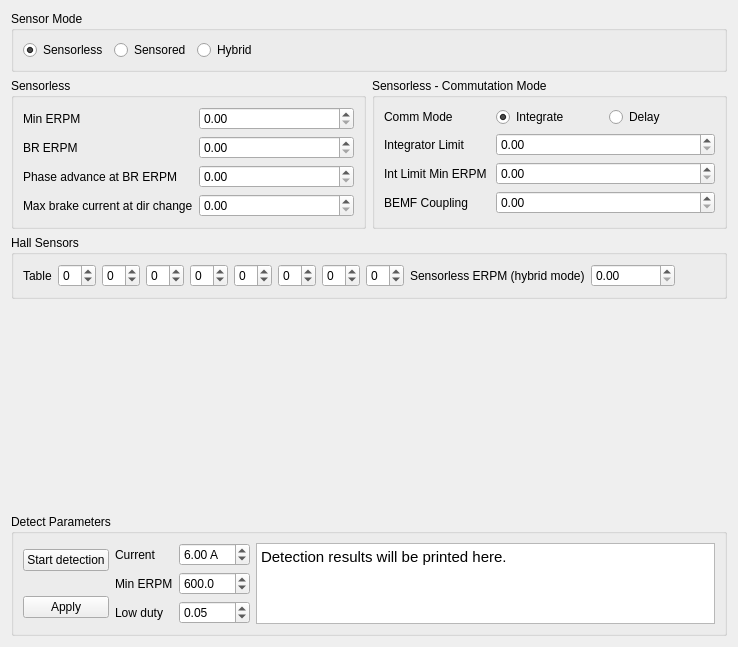
            <widget class="QWidget" name="tab_13">
             <attribute name="title">
              <string>BLDC</string>
             </attribute>
             <layout class="QVBoxLayout" name="verticalLayout_23">
              <item>
               <widget class="QGroupBox" name="groupBox_34">
                <property name="title">
                 <string>Sensor Mode</string>
                </property>
                <layout class="QHBoxLayout" name="horizontalLayout_43">
                 <item>
                  <widget class="QRadioButton" name="mcconfSensorModeSensorlessButton">
                   <property name="text">
                    <string>Sensorless</string>
                   </property>
                   <property name="checked">
                    <bool>true</bool>
                   </property>
                  </widget>
                 </item>
                 <item>
                  <widget class="QRadioButton" name="mcconfSensorModeSensoredButton">
                   <property name="text">
                    <string>Sensored</string>
                   </property>
                  </widget>
                 </item>
                 <item>
                  <widget class="QRadioButton" name="mcconfSensorModeHybridButton">
                   <property name="text">
                    <string>Hybrid</string>
                   </property>
                  </widget>
                 </item>
                 <item>
                  <spacer name="horizontalSpacer_20">
                   <property name="orientation">
                    <enum>Qt::Horizontal</enum>
                   </property>
                   <property name="sizeHint" stdset="0">
                    <size>
                     <width>40</width>
                     <height>20</height>
                    </size>
                   </property>
                  </spacer>
                 </item>
                </layout>
               </widget>
              </item>
              <item>
               <layout class="QHBoxLayout" name="horizontalLayout_21">
                <item>
                 <widget class="QGroupBox" name="mcconfSlBox">
                  <property name="sizePolicy">
                   <sizepolicy hsizetype="Preferred" vsizetype="Fixed">
                    <horstretch>0</horstretch>
                    <verstretch>0</verstretch>
                   </sizepolicy>
                  </property>
                  <property name="title">
                   <string>Sensorless</string>
                  </property>
                  <property name="checkable">
                   <bool>false</bool>
                  </property>
                  <property name="checked">
                   <bool>false</bool>
                  </property>
                  <layout class="QGridLayout" name="gridLayout_12">
                   <item row="0" column="0">
                    <widget class="QLabel" name="label_26">
                     <property name="toolTip">
                      <string>&lt;html&gt;&lt;head/&gt;&lt;body&gt;&lt;p&gt;Important for startup&lt;/p&gt;&lt;/body&gt;&lt;/html&gt;</string>
                     </property>
                     <property name="text">
                      <string>Min ERPM</string>
                     </property>
                    </widget>
                   </item>
                   <item row="0" column="1">
                    <widget class="QDoubleSpinBox" name="mcconfSlMinErpmBox">
                     <property name="maximum">
                      <double>100000.000000000000000</double>
                     </property>
                     <property name="singleStep">
                      <double>10.000000000000000</double>
                     </property>
                    </widget>
                   </item>
                   <item row="1" column="0">
                    <widget class="QLabel" name="label_30">
                     <property name="toolTip">
                      <string>&lt;html&gt;&lt;head/&gt;&lt;body&gt;&lt;p&gt;For phase advance, not so important&lt;/p&gt;&lt;/body&gt;&lt;/html&gt;</string>
                     </property>
                     <property name="text">
                      <string>BR ERPM</string>
                     </property>
                    </widget>
                   </item>
                   <item row="1" column="1">
                    <widget class="QDoubleSpinBox" name="mcconfSlBrErpmBox">
                     <property name="maximum">
                      <double>200000.000000000000000</double>
                     </property>
                     <property name="singleStep">
                      <double>100.000000000000000</double>
                     </property>
                    </widget>
                   </item>
                   <item row="2" column="0">
                    <widget class="QLabel" name="label_29">
                     <property name="toolTip">
                      <string>&lt;html&gt;&lt;head/&gt;&lt;body&gt;&lt;p&gt;For phase advance, not so important&lt;/p&gt;&lt;/body&gt;&lt;/html&gt;</string>
                     </property>
                     <property name="text">
                      <string>Phase advance at BR ERPM</string>
                     </property>
                    </widget>
                   </item>
                   <item row="2" column="1">
                    <widget class="QDoubleSpinBox" name="mcconfSlIntLimScaleBrBox">
                     <property name="maximum">
                      <double>1.000000000000000</double>
                     </property>
                     <property name="singleStep">
                      <double>0.100000000000000</double>
                     </property>
                    </widget>
                   </item>
                   <item row="3" column="0">
                    <widget class="QLabel" name="label_61">
                     <property name="text">
                      <string>Max brake current at dir change</string>
                     </property>
                    </widget>
                   </item>
                   <item row="3" column="1">
                    <widget class="QDoubleSpinBox" name="mcconfSlMaxFbCurrBox">
                     <property name="maximum">
                      <double>300.000000000000000</double>
                     </property>
                    </widget>
                   </item>
                  </layout>
                 </widget>
                </item>
                <item>
                 <widget class="QGroupBox" name="groupBox_16">
                  <property name="title">
                   <string>Sensorless - Commutation Mode</string>
                  </property>
                  <layout class="QGridLayout" name="gridLayout_46">
                   <item row="0" column="0">
                    <widget class="QLabel" name="label_100">
                     <property name="text">
                      <string>Comm Mode</string>
                     </property>
                    </widget>
                   </item>
                   <item row="0" column="1">
                    <widget class="QRadioButton" name="mcconfCommIntButton">
                     <property name="text">
                      <string>Integrate</string>
                     </property>
                     <property name="checked">
                      <bool>true</bool>
                     </property>
                    </widget>
                   </item>
                   <item row="0" column="2">
                    <widget class="QRadioButton" name="mcconfCommDelayButton">
                     <property name="text">
                      <string>Delay</string>
                     </property>
                    </widget>
                   </item>
                   <item row="1" column="0">
                    <widget class="QLabel" name="label_28">
                     <property name="toolTip">
                      <string>&lt;html&gt;&lt;head/&gt;&lt;body&gt;&lt;p&gt;Important. The detection function below can be used to determine this parameter.&lt;/p&gt;&lt;/body&gt;&lt;/html&gt;</string>
                     </property>
                     <property name="text">
                      <string>Integrator Limit</string>
                     </property>
                    </widget>
                   </item>
                   <item row="1" column="1" colspan="2">
                    <widget class="QDoubleSpinBox" name="mcconfSlIntLimBox">
                     <property name="maximum">
                      <double>2000.000000000000000</double>
                     </property>
                     <property name="singleStep">
                      <double>1.000000000000000</double>
                     </property>
                    </widget>
                   </item>
                   <item row="2" column="0">
                    <widget class="QLabel" name="label_27">
                     <property name="toolTip">
                      <string>&lt;html&gt;&lt;head/&gt;&lt;body&gt;&lt;p&gt;Important for startup&lt;/p&gt;&lt;/body&gt;&lt;/html&gt;</string>
                     </property>
                     <property name="text">
                      <string>Int Limit Min ERPM</string>
                     </property>
                    </widget>
                   </item>
                   <item row="2" column="1" colspan="2">
                    <widget class="QDoubleSpinBox" name="mcconfSlMinErpmIlBox">
                     <property name="maximum">
                      <double>10000.000000000000000</double>
                     </property>
                     <property name="singleStep">
                      <double>10.000000000000000</double>
                     </property>
                    </widget>
                   </item>
                   <item row="3" column="0">
                    <widget class="QLabel" name="label_41">
                     <property name="toolTip">
                      <string>&lt;html&gt;&lt;head/&gt;&lt;body&gt;&lt;p&gt;Important. The detection function below can be used to determine this parameter.&lt;/p&gt;&lt;/body&gt;&lt;/html&gt;</string>
                     </property>
                     <property name="text">
                      <string>BEMF Coupling</string>
                     </property>
                    </widget>
                   </item>
                   <item row="3" column="1" colspan="2">
                    <widget class="QDoubleSpinBox" name="mcconfSlBemfKBox">
                     <property name="maximum">
                      <double>5000.000000000000000</double>
                     </property>
                     <property name="singleStep">
                      <double>10.000000000000000</double>
                     </property>
                    </widget>
                   </item>
                  </layout>
                 </widget>
                </item>
               </layout>
              </item>
              <item>
               <widget class="QGroupBox" name="groupBox_12">
                <property name="title">
                 <string>Hall Sensors</string>
                </property>
                <layout class="QVBoxLayout" name="verticalLayout_20">
                 <item>
                  <layout class="QHBoxLayout" name="horizontalLayout_22">
                   <item>
                    <widget class="QLabel" name="label_31">
                     <property name="text">
                      <string>Table</string>
                     </property>
                    </widget>
                   </item>
                   <item>
                    <widget class="QSpinBox" name="mcconfHallTab0Box">
                     <property name="minimum">
                      <number>-1</number>
                     </property>
                     <property name="maximum">
                      <number>6</number>
                     </property>
                    </widget>
                   </item>
                   <item>
                    <widget class="QSpinBox" name="mcconfHallTab1Box">
                     <property name="minimum">
                      <number>-1</number>
                     </property>
                     <property name="maximum">
                      <number>6</number>
                     </property>
                    </widget>
                   </item>
                   <item>
                    <widget class="QSpinBox" name="mcconfHallTab2Box">
                     <property name="minimum">
                      <number>-1</number>
                     </property>
                     <property name="maximum">
                      <number>6</number>
                     </property>
                    </widget>
                   </item>
                   <item>
                    <widget class="QSpinBox" name="mcconfHallTab3Box">
                     <property name="minimum">
                      <number>-1</number>
                     </property>
                     <property name="maximum">
                      <number>6</number>
                     </property>
                    </widget>
                   </item>
                   <item>
                    <widget class="QSpinBox" name="mcconfHallTab4Box">
                     <property name="minimum">
                      <number>-1</number>
                     </property>
                     <property name="maximum">
                      <number>6</number>
                     </property>
                    </widget>
                   </item>
                   <item>
                    <widget class="QSpinBox" name="mcconfHallTab5Box">
                     <property name="minimum">
                      <number>-1</number>
                     </property>
                     <property name="maximum">
                      <number>6</number>
                     </property>
                    </widget>
                   </item>
                   <item>
                    <widget class="QSpinBox" name="mcconfHallTab6Box">
                     <property name="minimum">
                      <number>-1</number>
                     </property>
                     <property name="maximum">
                      <number>6</number>
                     </property>
                    </widget>
                   </item>
                   <item>
                    <widget class="QSpinBox" name="mcconfHallTab7Box">
                     <property name="minimum">
                      <number>-1</number>
                     </property>
                     <property name="maximum">
                      <number>6</number>
                     </property>
                    </widget>
                   </item>
                   <item>
                    <widget class="QLabel" name="label_32">
                     <property name="text">
                      <string>Sensorless ERPM (hybrid mode)</string>
                     </property>
                    </widget>
                   </item>
                   <item>
                    <widget class="QDoubleSpinBox" name="mcconfHallSlErpmBox">
                     <property name="maximum">
                      <double>200000.000000000000000</double>
                     </property>
                     <property name="singleStep">
                      <double>10.000000000000000</double>
                     </property>
                     <property name="value">
                      <double>0.000000000000000</double>
                     </property>
                    </widget>
                   </item>
                   <item>
                    <spacer name="horizontalSpacer_8">
                     <property name="orientation">
                      <enum>Qt::Horizontal</enum>
                     </property>
                     <property name="sizeHint" stdset="0">
                      <size>
                       <width>40</width>
                       <height>20</height>
                      </size>
                     </property>
                    </spacer>
                   </item>
                  </layout>
                 </item>
                </layout>
               </widget>
              </item>
              <item>
               <spacer name="verticalSpacer_7">
                <property name="orientation">
                 <enum>Qt::Vertical</enum>
                </property>
                <property name="sizeHint" stdset="0">
                 <size>
                  <width>20</width>
                  <height>209</height>
                 </size>
                </property>
               </spacer>
              </item>
              <item>
               <widget class="QGroupBox" name="groupBox_11">
                <property name="sizePolicy">
                 <sizepolicy hsizetype="Preferred" vsizetype="Preferred">
                  <horstretch>0</horstretch>
                  <verstretch>0</verstretch>
                 </sizepolicy>
                </property>
                <property name="title">
                 <string>Detect Parameters</string>
                </property>
                <layout class="QHBoxLayout" name="horizontalLayout_24">
                 <item>
                  <layout class="QGridLayout" name="gridLayout_47">
                   <item row="0" column="0">
                    <widget class="QPushButton" name="mcconfDetectMotorParamButton">
                     <property name="text">
                      <string>Start detection</string>
                     </property>
                    </widget>
                   </item>
                   <item row="1" column="0">
                    <spacer name="verticalSpacer_5">
                     <property name="orientation">
                      <enum>Qt::Vertical</enum>
                     </property>
                     <property name="sizeType">
                      <enum>QSizePolicy::Preferred</enum>
                     </property>
                     <property name="sizeHint" stdset="0">
                      <size>
                       <width>20</width>
                       <height>13</height>
                      </size>
                     </property>
                    </spacer>
                   </item>
                   <item row="2" column="0">
                    <widget class="QPushButton" name="mcconfDetectApplyButton">
                     <property name="text">
                      <string>Apply</string>
                     </property>
                    </widget>
                   </item>
                  </layout>
                 </item>
                 <item>
                  <layout class="QGridLayout" name="gridLayout_7">
                   <item row="0" column="1">
                    <widget class="QDoubleSpinBox" name="mcconfDetectCurrentBox">
                     <property name="suffix">
                      <string> A</string>
                     </property>
                     <property name="value">
                      <double>6.000000000000000</double>
                     </property>
                    </widget>
                   </item>
                   <item row="1" column="0">
                    <widget class="QLabel" name="label_44">
                     <property name="text">
                      <string>Min ERPM</string>
                     </property>
                    </widget>
                   </item>
                   <item row="1" column="1">
                    <widget class="QDoubleSpinBox" name="mcconfDetectErpmBox">
                     <property name="decimals">
                      <number>1</number>
                     </property>
                     <property name="minimum">
                      <double>10.000000000000000</double>
                     </property>
                     <property name="maximum">
                      <double>10000.000000000000000</double>
                     </property>
                     <property name="singleStep">
                      <double>10.000000000000000</double>
                     </property>
                     <property name="value">
                      <double>600.000000000000000</double>
                     </property>
                    </widget>
                   </item>
                   <item row="2" column="0">
                    <widget class="QLabel" name="label_42">
                     <property name="toolTip">
                      <string>The duty cycle at which the BEMF coupling is measured. A value between 0.03 and 0.15 usually works.</string>
                     </property>
                     <property name="text">
                      <string>Low duty</string>
                     </property>
                    </widget>
                   </item>
                   <item row="2" column="1">
                    <widget class="QDoubleSpinBox" name="mcconfDetectLowDutyBox">
                     <property name="maximum">
                      <double>0.400000000000000</double>
                     </property>
                     <property name="singleStep">
                      <double>0.010000000000000</double>
                     </property>
                     <property name="value">
                      <double>0.050000000000000</double>
                     </property>
                    </widget>
                   </item>
                   <item row="0" column="0">
                    <widget class="QLabel" name="label_43">
                     <property name="text">
                      <string>Current</string>
                     </property>
                    </widget>
                   </item>
                  </layout>
                 </item>
                 <item>
                  <widget class="QTextBrowser" name="mcconfDetectResultBrowser">
                   <property name="sizePolicy">
                    <sizepolicy hsizetype="Expanding" vsizetype="Ignored">
                     <horstretch>0</horstretch>
                     <verstretch>0</verstretch>
                    </sizepolicy>
                   </property>
                   <property name="html">
                    <string>&lt;!DOCTYPE HTML PUBLIC &quot;-//W3C//DTD HTML 4.0//EN&quot; &quot;http://www.w3.org/TR/REC-html40/strict.dtd&quot;&gt;
&lt;html&gt;&lt;head&gt;&lt;meta name=&quot;qrichtext&quot; content=&quot;1&quot; /&gt;&lt;style type=&quot;text/css&quot;&gt;
p, li { white-space: pre-wrap; }
&lt;/style&gt;&lt;/head&gt;&lt;body style=&quot; font-family:'.SF NS Text'; font-size:13pt; font-weight:400; font-style:normal;&quot;&gt;
&lt;p style=&quot; margin-top:0px; margin-bottom:0px; margin-left:0px; margin-right:0px; -qt-block-indent:0; text-indent:0px;&quot;&gt;&lt;span style=&quot; font-family:'Ubuntu'; font-size:11pt;&quot;&gt;Detection results will be printed here.&lt;/span&gt;&lt;/p&gt;&lt;/body&gt;&lt;/html&gt;</string>
                   </property>
                  </widget>
                 </item>
                </layout>
               </widget>
              </item>
             </layout>
            </widget>
